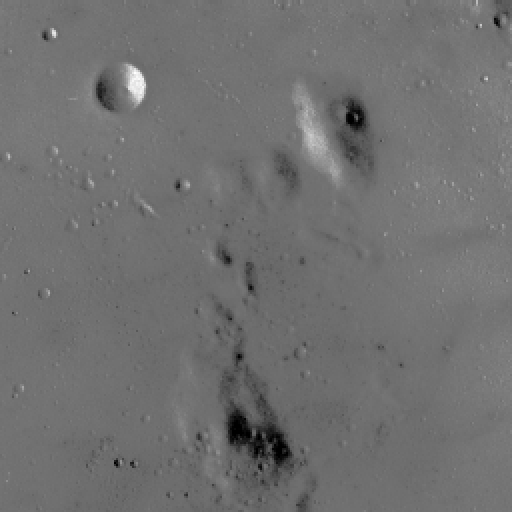
#> input picture skimage.data.moon(), 512 x 512 px; the run also reads 2 pictures not shown here
$ jupyter execute --allow-errors WP03.ipynb   (older library calls are emulated)
#> lines starting #> are read from the running program, lines starting #| are printed output that depends on the picture
# Practical Session 3
## Biomedical Signals and Images
## Biomedical Image Processing (Image enhancement, Filtering and Segmentation)
### ETRO: Deparment of Electronics and Informatics
### Vrije Universiteit Brussel

Hamza Mekhzoum and Jef Vandemeulebroucke

Questions email or Teams: hamza.mekhzoum@vub.be

#### Student Names and IDs:

<font color=blue>Students names and IDs: </font> <Br> Seyed Hossein Mohammadi - 0610734
<font color=blue>Academic Year </font>: 2023-2024

# Purpose
The purpose of this exercise session is to obtain insight in the image enhancement, filtering and segmentation operations commonly applied in medical image processing. For more information on these concepts see the course slides and the related material.

The jupyter notebook should be submitted as the report of each practical session by teams of two students. In [colab](https://colab.research.google.com/notebooks/welcome.ipynb) you should download the notebook in the format *.ipynb and save it as a pdf version through print->save as pdf. Both the jupyter notebook and the pdf should be uploaded on canvas in a zip file before the deadline. The deadline for the report submission is December 18th, 2023, at 23.59.

Any report sent after the deadline will not be graded.

### Required modules
- [numpy](https://pypi.org/project/numpy/)
- [pylab](https://scipy.github.io/old-wiki/pages/PyLab)
- [scipy](https://www.scipy.org/getting-started.html)
- [skimage](https://scikit-image.org/docs/dev/api/skimage.html#module-skimage)
- [math](https://docs.python.org/3/library/math.html)
- [sklearn](https://scikit-learn.org/stable/index.html)
- [Matplotlib](https://matplotlib.org/3.1.1/index.html)

### 1 Image enhancement
#### 1.1 The image histogram
The histogram is a representation of how many pixels have a certain intensity in the corresponding image. Medical images can however have a large intensity range, or even floating point intensities, making the pixel count per intensity low or impractical. In practice, intensities are therefore usually binned, i.e. grouped in a reduced number of bins with similar intensity.
#### 1.2  Image enhancement
We shall discuss two ways of contrast improvement. The first is [linear contrast mapping](http://homepages.inf.ed.ac.uk/rbf/HIPR2/stretch.htm) or [histogram stretching](https://scikit-image.org/docs/dev/auto_examples/color_exposure/plot_equalize.html), which involves a linear transformation on the image intensities, such that the transformed intensities cover to the full range.
Another way to improve the contrast is to perform [histogram equalisation](https://scikit-image.org/docs/dev/auto_examples/color_exposure/plot_equalize.html). In this case, the aim is to obtain a uniform histogram, in which all intensities are equally represented. This can be done by applying a nonlinear transformation on the image intensities. It can be shown that the transform corresponds to the cumulative histogram.

#### Example 1: Linear contrast mapping

[cell 1]
import matplotlib.pyplot as plt
import numpy as np
from skimage import data
from pylab import show, title, figure, imshow, subplot, subplots_adjust, hist

# Load an example image
low_contrast_image = data.moon()
#> low_contrast_image is the input picture: shape (512, 512); min 0, max 255, mean 112.2

"contrast stretching (i.e., normalization),"
"where the image is rescaled to include all intensities that fall within the 2nd and 98th percentiles."

p2, p98 = np.percentile(low_contrast_image, (2, 98))
#> p2 = 78; p98 = 129

i_min, i_max = p2, p98
#> i_min = 78; i_max = 129

image_cliping = np.clip(low_contrast_image, i_min, i_max)

image_constrast_streched = (image_cliping - i_min) / float(i_max - i_min)

"Displaying low contrast image, contrast-enhanced image and their corresponding histogrms"

h, w = 2, 2  # figure height and width
figure(figsize=(10, 10))
subplots_adjust(hspace=.2)

subplot(h, w, 1)
imshow(low_contrast_image, cmap='gray')
title('Original Low-contrast Image')

subplot(h, w, 2)
imshow(image_constrast_streched, cmap='gray')
title('Image after contrast streching/normalization')

subplot(h, w, 3)
hist(np.array(low_contrast_image).astype(float).ravel(), bins=64)  #plotting histogram of original low-contrast image

subplot(h, w, 4)
hist(image_constrast_streched.ravel(), bins=64)  #plotting histogram of contrast streched/normalized image
show()

#### Exercise 1.1: Linear contrast mapping
By following above example 1, solve the below exercise.

- Read an image (Brain.tiff)

  hint: user can load the image in different ways, like: [skimage.io.imread](https://scikit-image.org/docs/dev/api/skimage.io.html#skimage.io.imread), [plt.imread](https://matplotlib.org/api/_as_gen/matplotlib.pyplot.imread.html), [imread](https://pypi.org/project/imread/)

  preferable: from imread import imread. Install imread with pip install imread
- Perform linear contrast mapping (contrast streching/normalization)
- Display input image, output image (after linear contrast mapping), their corresponding histograms with 64 bins in a 2x2 figure.

#### Report
- Look at the output result and its histogram. Compare it with the histogram of the original input image. Comment about difference between them.

[cell 2]
import matplotlib.pyplot as plt
import numpy as np
from skimage import data
from pylab import show, title, figure, imshow, subplot, subplots_adjust, hist

# Load an example image
low_contrast_image = plt.imread('Brain.tiff')
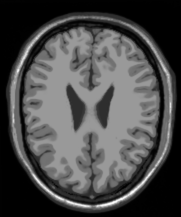
#> input picture WPO3/Brain.tiff, 181 x 217 px
#> low_contrast_image is the input picture: shape (217, 181); min 0, max 255, mean 74.4

"contrast stretching (i.e., normalization),"
"where the image is rescaled to include all intensities that fall within the 2nd and 98th percentiles."

p2, p98 = np.percentile(low_contrast_image, (2, 98))
#> p2 = 0; p98 = 153

i_min, i_max = p2, p98
#> i_min = 0; i_max = 153

image_cliping = np.clip(low_contrast_image, i_min, i_max)
#> image_cliping: shape (217, 181) float64

image_constrast_streched = (image_cliping - i_min) / float(i_max - i_min)
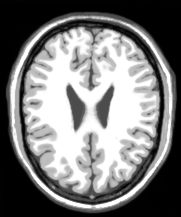
#> image_constrast_streched: shape (217, 181) float64; min 0, max 1, mean 0.482

"Displaying low contrast image, contrast-enhanced image and their corresponding histogrms"

h, w = 2, 2  # figure height and width
figure(figsize=(10, 10))
subplots_adjust(hspace=.2)

subplot(h, w, 1)
imshow(low_contrast_image, cmap='gray')
title('Original Low-contrast Image')

subplot(h, w, 2)
imshow(image_constrast_streched, cmap='gray')
title('Image after contrast streching/normalization')

subplot(h, w, 3)
hist(np.array(low_contrast_image).astype(float).ravel(), bins=64)  #plotting histogram of original low-contrast image

subplot(h, w, 4)
hist(image_constrast_streched.ravel(), bins=64)  #plotting histogram of contrast streched/normalized image
show()
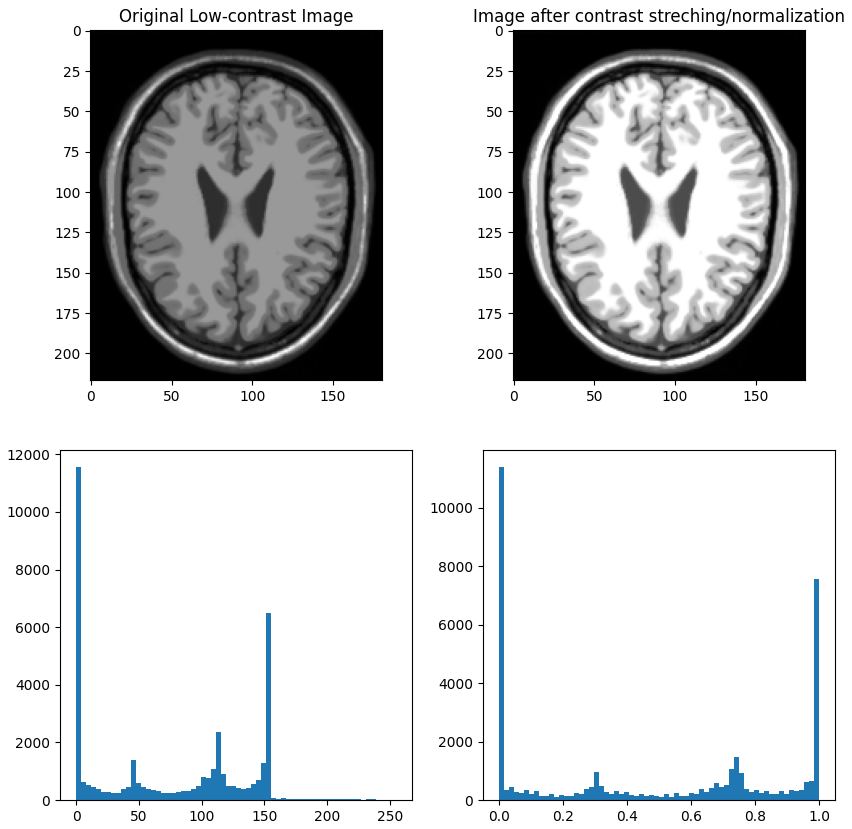
#> figure drawn by matplotlib, 4 panels; panel 3: tallest bar 11574 high, from x = 0 to 3.98; panel 4: tallest bar 11399 high, from x = 0 to 0.0156

#### Report
the histogram of the new image is capped, shoving all the values above (or below) a range in to the same bin. this is evevdent as all color values above ~150 have been shoved into the last bin, increasing its count by ~500 which can be seen in the last histogram column.

this means that when plotting the image, the all colors that were once considered gray are not completely white and everything has been stretched to the same range.

#### Example 2: Histogram equalisation
Students are suggested to have a look into [np.histogram](https://docs.scipy.org/doc/numpy/reference/generated/numpy.histogram.html) for a calculation of histogram.

[cell 3]
import numpy as np
from skimage import data
import pylab
from pylab import show, title, figure, imshow, subplot, subplots_adjust

"Load an example image"
image = data.moon()

"calculation of histogram"
hist, bin_edges = np.histogram(image.ravel(), bins=64)
#> hist = 64 values, max 82548 at index 28, min 4 at index 62, mean 4096; bin_edges = 65 values from 0 to 255
bin_centers = (bin_edges[:-1] + bin_edges[1:]) / 2
#> bin_centers = 64 values from 1.99 to 253
img_cdf = hist.cumsum()
#> img_cdf = 64 values from 336 to 262144
img_cdf = img_cdf / float(img_cdf[-1])
#> img_cdf = 64 values from 0.00128 to 1
out = np.interp(image.flat, bin_centers, img_cdf)
img_eq = out.reshape(image.shape)

"Displaying input image, image-histogram equalized and their corresponding histogrms"

h, w = 2, 2  # figure height and width
figure(figsize=(10, 10))
subplots_adjust(hspace=.2)

subplot(h, w, 1)
imshow(image, cmap='gray')
title('Original Input Image')

subplot(h, w, 2)
imshow(img_eq, cmap='gray')
title('Image after histogram equalization')

subplot(h, w, 3)
pylab.hist(np.array(image).astype(float).ravel() / image.max(),
           bins=64)  #plotting histogram of original low-contrast image

subplot(h, w, 4)
pylab.hist(img_eq.ravel() / img_eq.max(), bins=64)  #plotting histogram of histogram-equalized image
show()
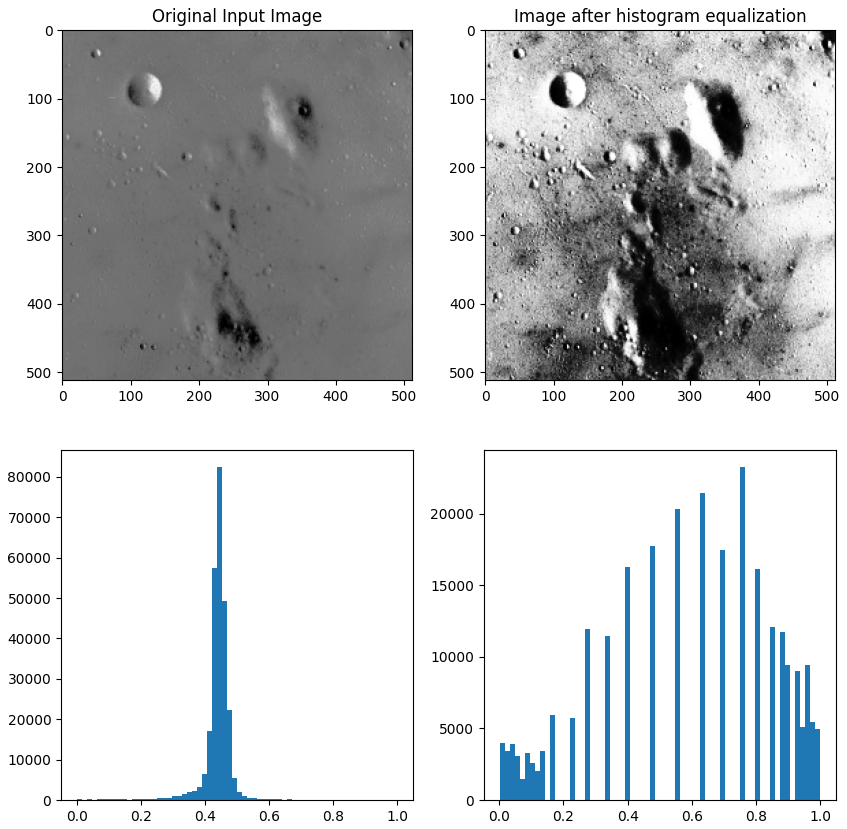
#> figure drawn by matplotlib, 4 panels; panel 3: tallest bar 82548 high, from x = 0.438 to 0.453; panel 4: tallest bar 23296 high, from x = 0.75 to 0.766

#### Exercise 1.2: Histogram equalization
By following the example 2, solve the below exercise.

- Read an image (Brain.tiff) using [imread](https://pypi.org/project/imread/)

  eg: from imread import imread


- Perform histogram equalization [np.histogram](https://docs.scipy.org/doc/numpy/reference/generated/numpy.histogram.html)
- Display input image, output image (after linear contrast mapping) of exercise 1.1, output image (histogram-equalized), their corresponding histograms with 64 bins in a 3x2 figure.

#### Report
- Look at the output results and their histograms. Compare them with the histogram of the original input image. The histogram of the histogram-equalized output image is not perfectly uniform. What is the reason for this?

[cell 4]
import numpy as np
from skimage import data
import pylab
from pylab import show, title, figure, imshow, subplot, subplots_adjust

"Load an example image"
image = plt.imread('Brain.tiff')

"calculation of histogram"
hist, bin_edges = np.histogram(image.ravel(), bins=64)
#> hist = 64 values, max 11574 at index 0, min 3 at index 62, mean 613.7
bin_centers = (bin_edges[:-1] + bin_edges[1:]) / 2
img_cdf = hist.cumsum()
#> img_cdf = 64 values from 11574 to 39277
img_cdf = img_cdf / float(img_cdf[-1])
#> img_cdf = 64 values from 0.295 to 1
out = np.interp(image.flat, bin_centers, img_cdf)
img_eq = out.reshape(image.shape)
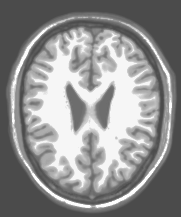
#> img_eq: shape (217, 181) float64; min 0.295, max 1, mean 0.56

"Displaying input image, image-histogram equalized and their corresponding histogrms"

h, w = 3, 3  # figure height and width
figure(figsize=(15, 10))
subplots_adjust(hspace=.2)

subplot(h, w, 1)
imshow(image, cmap='gray')
title('Original Input Image')

subplot(h, w, 2)
imshow(img_eq, cmap='gray')
title('histogram equalization')

subplot(h, w, 3)
imshow(image_constrast_streched, cmap='gray')
title('contrast stretch')

subplot(h, w, 4)
pylab.hist(np.array(image).astype(float).ravel() / image.max(),
           bins=64)  #plotting histogram of original low-contrast image

subplot(h, w, 5)
pylab.hist(img_eq.ravel() / img_eq.max(), bins=64)  #plotting histogram of histogram-equalized image

subplot(h, w, 6)
pylab.hist(image_constrast_streched.ravel(), bins=64)  #plotting histogram of contrast streched/normalized image
show()

[cell 5]
plt.plot(bin_centers, img_cdf)
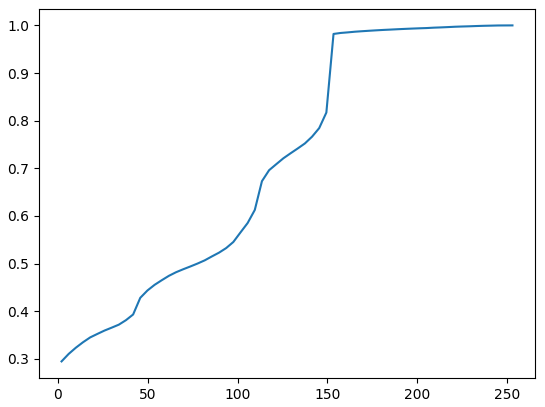
#> figure drawn by matplotlib, 1 panel; curve peaks at x = 253, y = 1

#### Report
what we are doing is essentially assigning the value on the y-axis to the old color values that are plotted on the x-axis. for example, old color value of 255 will have value of 1 and color value of 190 will be assigned a value of 0.99.
since the cdf is not uniformly distributed, the interpolation is not uniform either. this is why the histogram of the equalized image is not uniform.

### 2 Image Denoising
Filters are used in medical imaging to enhance or suppress certain features of images. They may be used to improve the image quality before reviewing them, or as a preprocessing step to improve the result of further image processing steps such as segmentation.
For many filters, the extent of the neighbourhood considered for each pixel is determined by a spatial filter mask (kernel). The weights of the mask can be combined with the underlying pixels in a linear way, in which case this comes down to a convolution of the mask and image. Other filters however exist, based on non-linear operations.
#### 2.1 Noise suppression
An important processing task is the suppression of noise, either for enhanced visualization or for improving the result of further processing. Noise can often be assumed to be a high frequency signal. Many noise reduction approaches are therefore based on attenuating the high frequency components while preserving the low frequency components. A popular linear filter for this purpose is the (2D) Gaussian filter.
Low pass filtering for noise suppression has the side effect of blurring the edges of an image, which is often undesirable. Smoothing filters that preserve the edges of an image have therefore been proposed, such as the non-linear median filter.
#### 2.2 Edge enhancement
Image filtering can also be used for the enhancement or detection of edges. The goal of such filters is often to enhance the edge contrast of an image in an attempt to improve its apparent sharpness. If the final goal is to retain an edge image, i.e. a binary image in which only the edges are preserved, the operation is termed edge detection. Such images can later on serve as inputs for further image processing steps such as segmentation.

#### Example 3: Image denoising by different filters (i.e, [Gaussian filter](https://docs.scipy.org/doc/scipy/reference/generated/scipy.ndimage.gaussian_filter.html), [median filter](https://docs.scipy.org/doc/scipy/reference/generated/scipy.ndimage.median_filter.html) and [average filter](https://docs.scipy.org/doc/scipy/reference/generated/scipy.ndimage.convolve.html))

[cell 6]
from scipy import misc
from scipy import ndimage
from pylab import show, title, figure, subplot, subplots_adjust, imshow

#> (the rest of this cell did not finish here and is left out)

#### Example 4: Edge Enhancement
Enhancing edge of an image using [prewitt function](https://scikit-image.org/docs/dev/api/skimage.filters.html#skimage.filters.prewitt)

[cell 7]
from scipy import misc
from skimage.filters import prewitt
from pylab import show, title, figure, subplot, subplots_adjust, imshow

#> (the rest of this cell did not finish here and is left out)

#### Exercise 2
To illustrate image filtering we will try to restore an image, obtained by distorting Brain.tiff with Salt and Pepper noise (Brain_noise_SnP.tiff).
In the first part of the exercise, we will focus on Gaussian smoothing. Apply [Gaussian filtering](https://docs.scipy.org/doc/scipy/reference/generated/scipy.ndimage.gaussian_filter.html) to the noisy image with a standard deviation of 1.
- Read input image (Brain.tiff)
- Read noisy image (Brain_noise_SnP.tiff)
- Apply [Gaussian filtering](https://docs.scipy.org/doc/scipy/reference/generated/scipy.ndimage.gaussian_filter.html) to the noisy image with a standard deviation of 1.
- Calculate the difference image of the input noisy image with the obtained filtered image.
- Calculate the difference image of the obtained filtered image with the provided ground truth (Brain.tiff).
- Create a simple edge map of the obtained filtered image using the [edge function and prewitt mask](https://scikit-image.org/docs/dev/api/skimage.filters.html#skimage.filters.prewitt).
- Display input image, noisy image, gaussian filtered image, filtered noise and unfiltered noise.

#### Report
- Repeat the process, for a [median filter](https://docs.scipy.org/doc/scipy/reference/generated/scipy.ndimage.median_filter.html) for a kernel of size 3 and an average filter using a kernel of size 3. For the average filter you will have to create your own filter kernel.
- Calculate the [root mean squared differences (RMSD)](https://scikit-learn.org/stable/modules/generated/sklearn.metrics.mean_squared_error.html) of the pixels of the obtained filtered images with those of the ground truth. RMSD is a frequently used measure of the differences between values. Hint: RMSD = [sqrt](https://www.tutorialspoint.com/python/number_sqrt.htm) ([mean_squared_error](https://scikit-learn.org/stable/modules/generated/sklearn.metrics.mean_squared_error.html) (input image, filtered image))
- Display a three-by-four plot with the filtered images obtained using the different filters, the filtered noise, the noise that remained after the filtering (unfiltered) and the edge maps of the filtered image.
- Provide all three values for the RMSD between filtered image and the ground truth.
- Comment briefly on the results.
- What is the interpretation of the difference image with the ground truth and the difference image with the original input image?
- Which filter works best in terms of RMSD and why?
- Which filter preserves the edges the best?

[cell 8]
from skimage.metrics import mean_squared_error

def image_filter_show(denoiser=lambda x: ndimage.gaussian_filter(x, sigma=1)):
    image = plt.imread('Brain.tiff')
    noisy_img = plt.imread('Brain_noise_SnP.tiff')
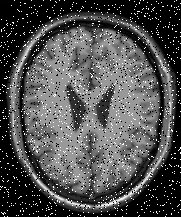
#> input picture WPO3/Brain_noise_SnP.tiff, 181 x 217 px
#> noisy_img is the input picture: shape (217, 181); min 0, max 255, mean 79.7
    filtered = denoiser(noisy_img)
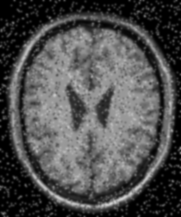
#> filtered: shape (217, 181); min 0, max 205, mean 78.8

    rmsd = np.sqrt(mean_squared_error(image, filtered))
#> rmsd = 17.8

    Edge = prewitt(filtered)  # find edge
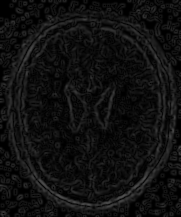
#> Edge: shape (217, 181) float64; min 0, max 0.319, mean 0.0652

    return rmsd, Edge, filtered, noisy_img, image

rmsd, Edge, Gaussian_filter, noisy_img, image = image_filter_show(lambda x: ndimage.gaussian_filter(x, sigma=1))
#> rmsd = 17.8
h, w = 1,6;
figure(figsize=(15, 15));subplots_adjust(hspace=0.5, wspace=0.5)
subplot(h, w, 1);imshow(noisy_img, cmap='gray');title('noisy image')
subplot(h, w, 2);imshow(Gaussian_filter, cmap='gray');title('Gaussian Filter')
subplot(h, w, 3);imshow(Gaussian_filter-image, cmap='gray');title('Gaussian Filter - original')
subplot(h, w, 4);imshow(Gaussian_filter - noisy_img, cmap='gray');title('noisy image - Gaussian Filter')
subplot(h, w, 5);imshow(image, cmap='gray');title('orginal')
subplot(h, w, 6);imshow(prewitt(image), cmap='gray');title('orginal Edge')
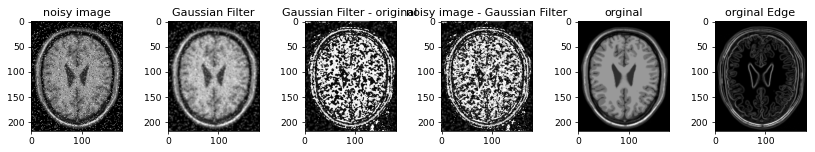
#> figure drawn by matplotlib, 6 panels

[cell 9]
gausian_fil = image_filter_show(lambda x: ndimage.gaussian_filter(x, sigma=1))
#> gausian_fil = 5 items
#> (the rest of the program and of its run is left out)
